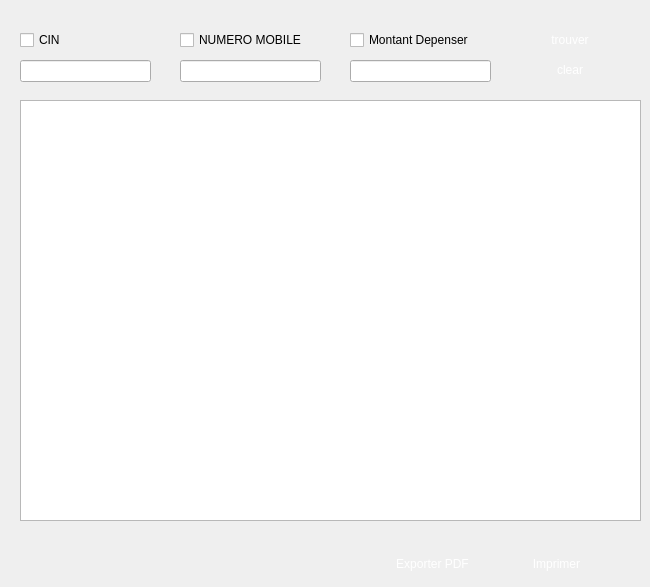
    <widget class="QWidget" name="page_affich">
     <widget class="QTableView" name="tabClient">
      <property name="geometry">
       <rect>
        <x>20</x>
        <y>100</y>
        <width>621</width>
        <height>421</height>
       </rect>
      </property>
      <property name="font">
       <font>
        <pointsize>12</pointsize>
       </font>
      </property>
      <property name="styleSheet">
       <string notr="true"/>
      </property>
     </widget>
     <widget class="QPushButton" name="PBexport">
      <property name="geometry">
       <rect>
        <x>382</x>
        <y>550</y>
        <width>101</width>
        <height>28</height>
       </rect>
      </property>
      <property name="styleSheet">
       <string notr="true">QPushButton {
            color: white;
            border-image: url(:/img/bouton.png) 3 10 3 10;

            border-top: 3px transparent;
            border-bottom: 3px transparent;
            border-right: 10px transparent;
            border-left: 10px transparent;
        }</string>
      </property>
      <property name="text">
       <string>Exporter PDF</string>
      </property>
     </widget>
     <widget class="QPushButton" name="PBprint">
      <property name="geometry">
       <rect>
        <x>510</x>
        <y>550</y>
        <width>93</width>
        <height>28</height>
       </rect>
      </property>
      <property name="styleSheet">
       <string notr="true">QPushButton {
            color: white;
            border-image: url(:/img/bouton.png) 3 10 3 10;

            border-top: 3px transparent;
            border-bottom: 3px transparent;
            border-right: 10px transparent;
            border-left: 10px transparent;
        }</string>
      </property>
      <property name="text">
       <string>Imprimer</string>
      </property>
     </widget>
     <widget class="QLineEdit" name="LEchercherCIN">
      <property name="geometry">
       <rect>
        <x>20</x>
        <y>60</y>
        <width>131</width>
        <height>22</height>
       </rect>
      </property>
     </widget>
     <widget class="QPushButton" name="PBtrouver">
      <property name="geometry">
       <rect>
        <x>520</x>
        <y>30</y>
        <width>100</width>
        <height>20</height>
       </rect>
      </property>
      <property name="styleSheet">
       <string notr="true">QPushButton {
            color: white;
            border-image: url(:/img/bouton.png) 3 10 3 10;

            border-top: 3px transparent;
            border-bottom: 3px transparent;
            border-right: 10px transparent;
            border-left: 10px transparent;
        }</string>
      </property>
      <property name="text">
       <string>trouver</string>
      </property>
     </widget>
     <widget class="QCheckBox" name="CBmontant">
      <property name="geometry">
       <rect>
        <x>350</x>
        <y>30</y>
        <width>131</width>
        <height>20</height>
       </rect>
      </property>
      <property name="text">
       <string>Montant Depenser</string>
      </property>
     </widget>
     <widget class="QCheckBox" name="CBtel">
      <property name="geometry">
       <rect>
        <x>180</x>
        <y>30</y>
        <width>131</width>
        <height>20</height>
       </rect>
      </property>
      <property name="text">
       <string>NUMERO MOBILE</string>
      </property>
     </widget>
     <widget class="QCheckBox" name="CBcin2">
      <property name="geometry">
       <rect>
        <x>20</x>
        <y>30</y>
        <width>83</width>
        <height>20</height>
       </rect>
      </property>
      <property name="text">
       <string>CIN</string>
      </property>
     </widget>
     <widget class="QLineEdit" name="LEchercherTel">
      <property name="geometry">
       <rect>
        <x>180</x>
        <y>60</y>
        <width>141</width>
        <height>22</height>
       </rect>
      </property>
     </widget>
     <widget class="QLineEdit" name="LEchercherMontant">
      <property name="geometry">
       <rect>
        <x>350</x>
        <y>60</y>
        <width>141</width>
        <height>22</height>
       </rect>
      </property>
     </widget>
     <widget class="QPushButton" name="PBclear">
      <property name="geometry">
       <rect>
        <x>520</x>
        <y>60</y>
        <width>100</width>
        <height>20</height>
       </rect>
      </property>
      <property name="styleSheet">
       <string notr="true">QPushButton {
            color: white;
            border-image: url(:/img/bouton.png) 3 10 3 10;

            border-top: 3px transparent;
            border-bottom: 3px transparent;
            border-right: 10px transparent;
            border-left: 10px transparent;
        }</string>
      </property>
      <property name="text">
       <string>clear</string>
      </property>
     </widget>
    </widget>
